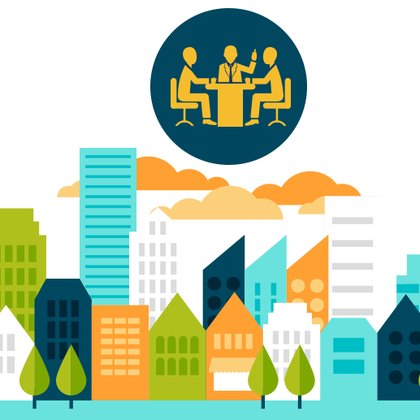
%> input picture socity.png, 420 x 420 px, shrunk from 517 x 517 before the run
$ octave GRAY_LEVEL_SLICING.m   (GNU Octave 9; MATLAB toolbox functions it lacks are replaced by stand-ins)
%> lines starting %> are read from the running program, lines starting %| are printed output that depends on the picture; in (x1, y1, x2, y2) boxes, pixels count from 0 and x2, y2 are one past the last pixel; in counts of white or black regions, pixels touching at a corner belong together; the program's own positions count from 1
a=imread('socity.png');
%> a is the input picture: size 420x420x3 uint8; mean R, G, B 186, 205.8, 181.2
b=rgb2gray(a);
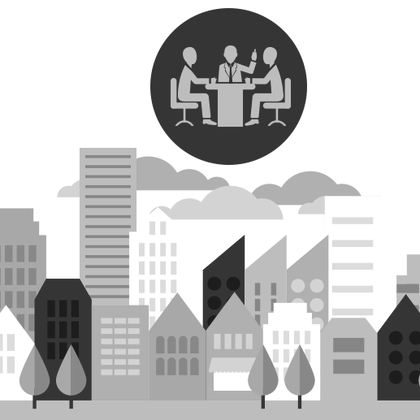
%> b: size 420x420 uint8; min 24, max 255, mean 197.1

[r,c]=size(b);
%> r = 420; c = 420

newb=zeros(r,c);

for i=1:r
  for j=1:c
    if b(i,j)>=150 %ntensity level
      newb;
    else
      newb(i,j)=255;
    end
  end
end
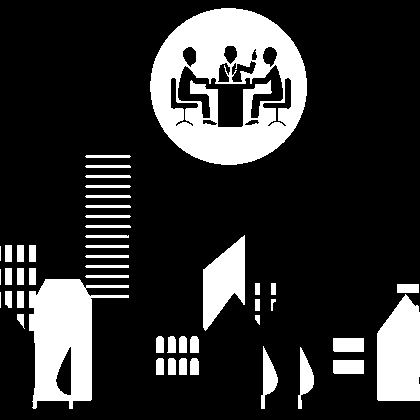
%> newb: size 420x420 double; 19.4% white; 47 white regions (3 under 20 px), largest, box (x1, y1, x2, y2) and area: (150, 8, 307, 165) 14878, (29, 279, 129, 409) 6823, (377, 294, 420, 401) 3911

subplot(1,2,1),imshow(b);
subplot(1,2,2),imshow((newb));

$ run again, with 1.jpg saved as socity.png
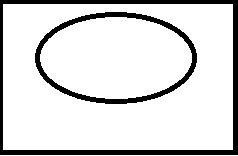
%> input picture 1.jpg, 238 x 156 px
%> a is the input picture: size 156x238x3 uint8; min 0, max 255, mean 218.8
%> after the loop `for i=1:r`:
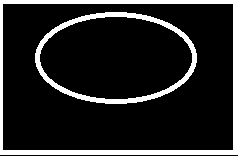
%> newb: size 156x238 double; 14.2% white; 2 white regions, box (x1, y1, x2, y2) and area: (0, 0, 238, 155) 3310, (35, 12, 197, 104) 1957
